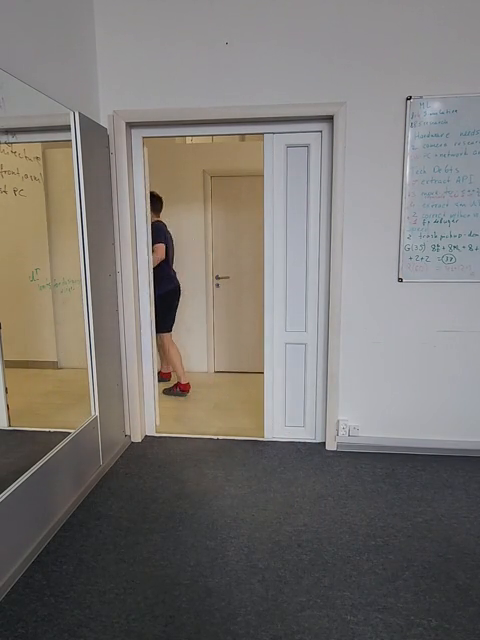
#> input picture frame 133 of data/public/videos/video1.mp4, 480 x 640 px
$ jupyter execute motion-detection.ipynb
#> lines starting #> are read from the running program, lines starting #| are printed output that depends on the picture; after the words box and inside, x2 and y2 are one past the last pixel; in counts of white or black regions, pixels touching at a corner belong together
[cell 1]
import numpy as np
import cv2
import time
import matplotlib.pyplot as plt
import os
plt.rcParams["figure.figsize"] = [10, 10]

[cell 2]
def named_frame(frame: cv2.typing.MatLike, number: int) -> cv2.typing.MatLike:
    named_frame = frame.copy()
    cv2.putText(
        named_frame,
        str(number),
        (10, 30),
        cv2.FONT_HERSHEY_SIMPLEX,
        1,
        (255, 0, 0),
        2,
        cv2.LINE_AA,
    )
    return named_frame


avg_time = 0
video_path = "../../data/public/videos/video1.mp4"
start_time_in_seconds = 0

IS_PIXEL_MOVING_THRESHOLD = 50
AMOUNT_OF_MOVING_PIXELS_THRESHOLD = 20

cap = cv2.VideoCapture(video_path)
ret, previous_frame = cap.read()
#> previous_frame is the input picture: shape (640, 480, 3); mean B, G, R 114.4, 118.1, 122.2
prev_gray = cv2.cvtColor(previous_frame, cv2.COLOR_RGB2GRAY)
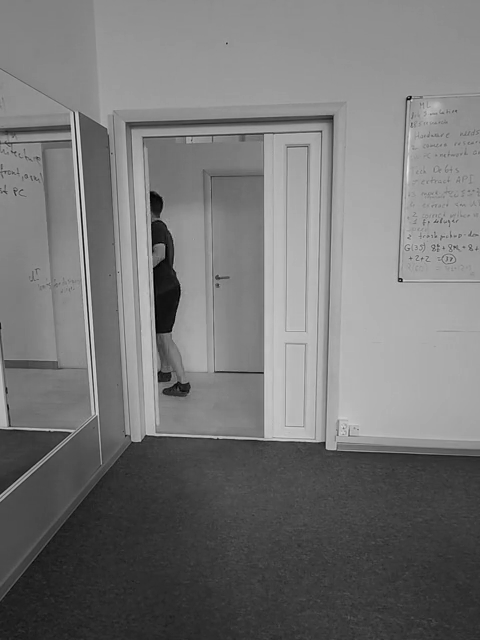
#> prev_gray: shape (640, 480); min 0, max 232, mean 117.5
index = 0
while True:
    index += 1

    ret, frame = cap.read()
    if not ret:
        break

    gray = cv2.cvtColor(frame, cv2.COLOR_RGB2GRAY)
    diff = np.abs(np.float32(gray) - np.float32(prev_gray))
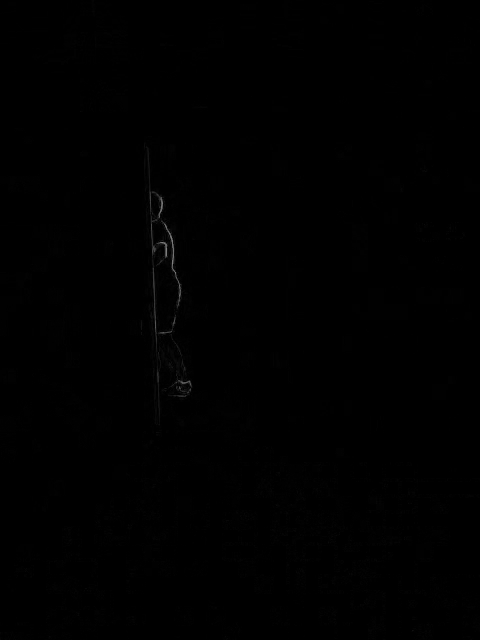
#> diff: shape (640, 480) float32; min 0, max 130, mean 0.4
    diff = np.uint8(diff)
    ret, diff_clear = cv2.threshold(diff, IS_PIXEL_MOVING_THRESHOLD, 255, cv2.THRESH_BINARY)
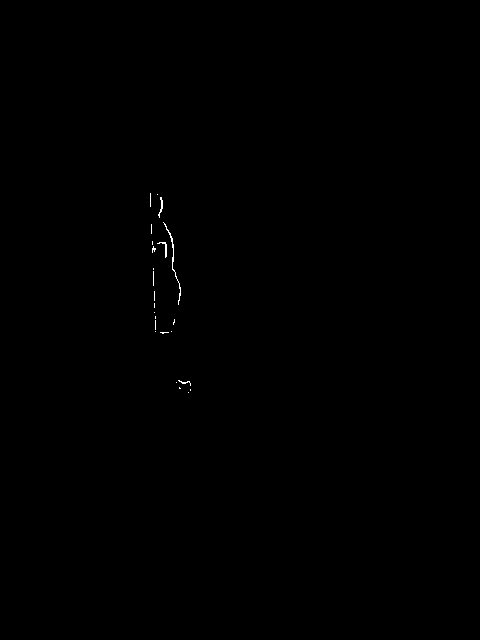
#> diff_clear: shape (640, 480); 0.11% white in thin lines or dots, all inside (x1, y1, x2, y2) = (150, 193, 191, 393)
#> ret = 50
    diff_clear = cv2.medianBlur(diff_clear, 3)
#> diff_clear: shape (640, 480); 0.05% white in thin lines or dots, all inside (x1, y1, x2, y2) = (152, 198, 189, 384)
    amount_of_moving_pixels = len(diff_clear[diff_clear > 0])
#> amount_of_moving_pixels = 149

    cv2.imshow("Frame", named_frame(diff, index))
#> in named_frame, `cv2.putText( named_frame, str(number), (10, 30), cv2.FONT_HERSHEY_SIMP..`:
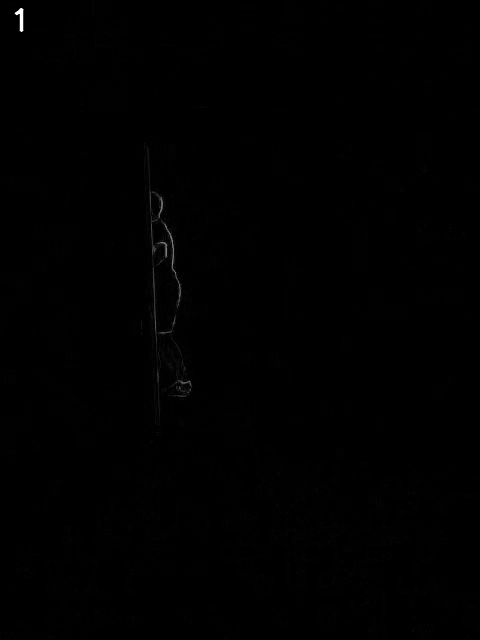
#> named_frame: shape (640, 480); min 0, max 255, mean 0.5
    key = cv2.waitKey(0) & 0xFF
#> (key q is pressed here)
    if key == ord("q"):
        break
    prev_gray = gray

cv2.destroyAllWindows()

$ run again, starting later in the video
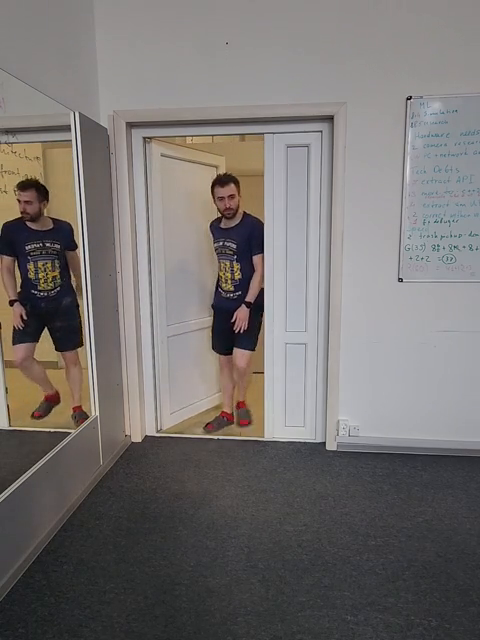
#> input picture frame 602 of data/public/videos/video1.mp4, 480 x 640 px
#> previous_frame is the input picture: shape (640, 480, 3); mean B, G, R 111.7, 113.4, 117.7
#> `ret, diff_clear = cv2.threshold(diff, IS_PIXEL_MOVING_THRESHOLD, 255, ..`:
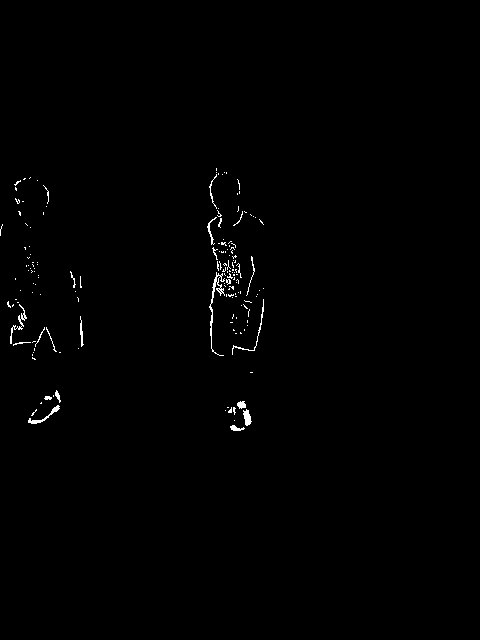
#> diff_clear: shape (640, 480); 0.6% white in thin lines or dots, all inside (x1, y1, x2, y2) = (0, 168, 264, 431)
#> ret = 50
#> amount_of_moving_pixels = 1109
#> in named_frame, `cv2.putText( named_frame, str(number), (10, 30), cv2.FONT_HERSHEY_SIMP..`:
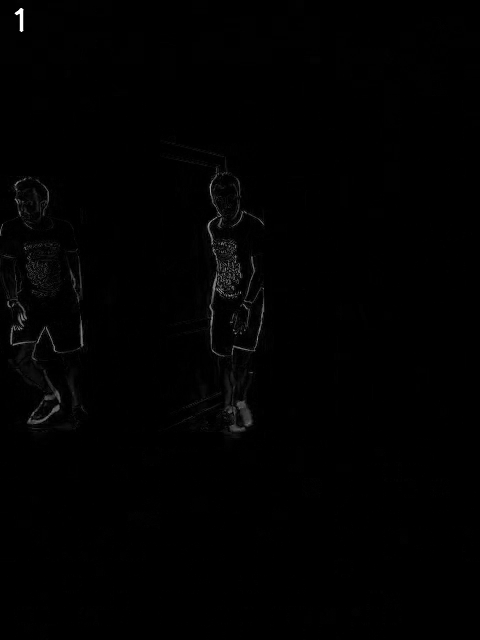
#> named_frame: shape (640, 480); min 0, max 255, mean 1.4

$ run again, starting later in the video
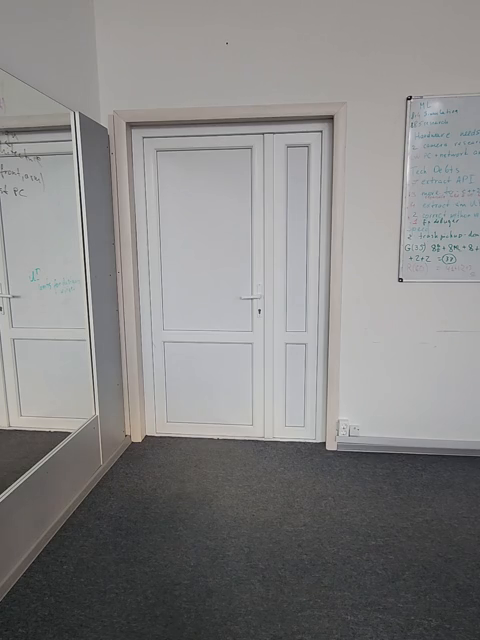
#> input picture frame 1070 of data/public/videos/video1.mp4, 480 x 640 px
#> previous_frame is the input picture: shape (640, 480, 3); mean B, G, R 132.9, 133, 134
#> `diff = np.abs(np.float32(gray) - np.float32(prev_gray))`:
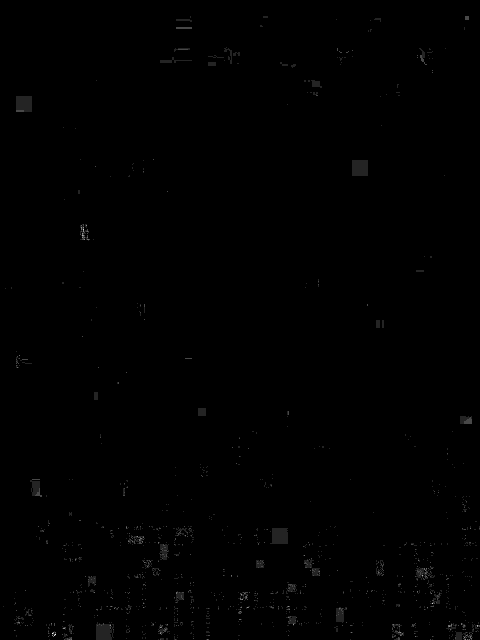
#> diff: shape (640, 480) float32; min 0, max 7, mean 0.0212; drawn with min black and max white
#> diff_clear: shape (640, 480); every value is 0
#> ret = 50
#> amount_of_moving_pixels = 0
#> named_frame: shape (640, 480); min 0, max 255, mean 0.1
